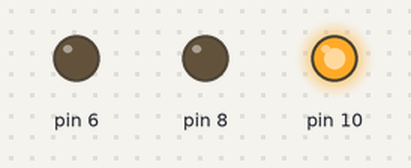
Bench run of a sketch on a simulated Arduino Uno, built with avr-gcc and run on an emulated ATmega328P. Parts: output pins drawn as LEDs (lit = HIGH).

Above: at 2.5 s.
At 10.0 s:
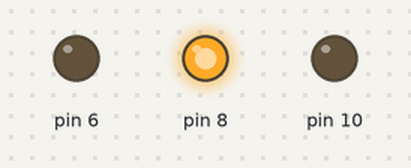
At 22.5 s:
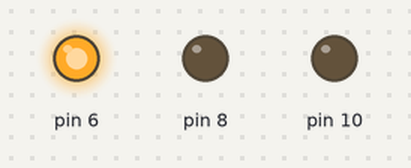
Timing chart, 0 to 39.0 s (numbered marks = the images above):
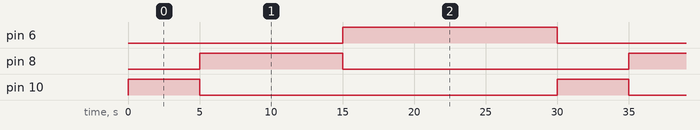

The sketch:

RGBProj1.ino
```cpp
void setup() {
  // put your setup code here, to run once:
  pinMode(10,OUTPUT);
  pinMode(8,OUTPUT);
  pinMode(6,OUTPUT);
}

void loop() {
  // put your main code here, to run repeatedly:
digitalWrite(10,HIGH);
delay(5000);
digitalWrite(10,LOW);
digitalWrite(8,HIGH);
delay(10000);
digitalWrite(8,LOW);
digitalWrite(6,HIGH);
delay(15000);
digitalWrite(6,LOW);
}
```

Measured:
- by itself, pin 6: alternates HIGH for 15.0 s and LOW for 15.0 s
- by itself, pin 8: alternates HIGH for 10.0 s and LOW for 20.0 s
- by itself, pin 10: alternates HIGH for 5.0 s and LOW for 25.0 s
